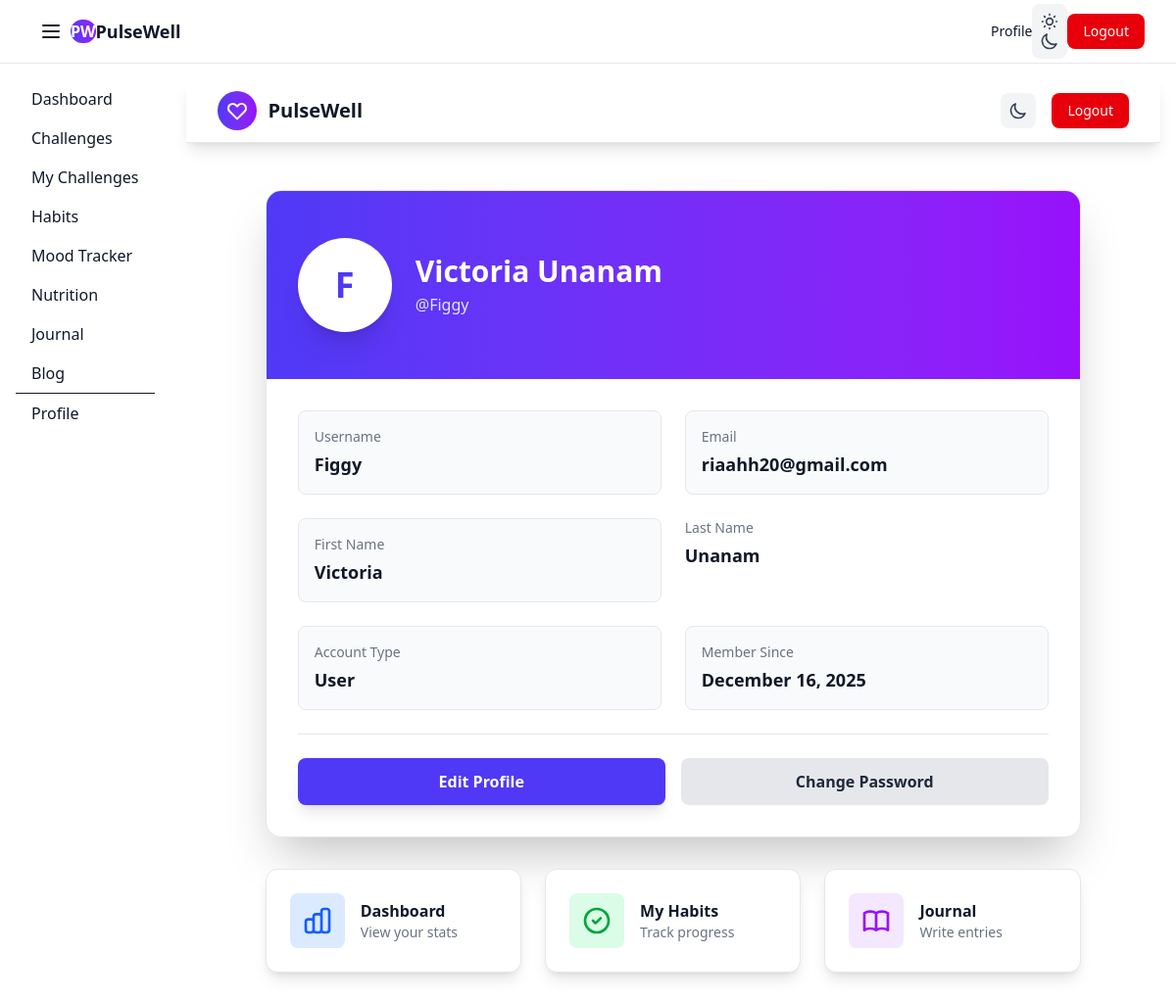
The app's page /account/profile/ (signed in) with its own data.
### account/models.py (models this page shows)
class CustomUser(AbstractUser):
    is_admin = models.BooleanField(default=False)
    is_user = models.BooleanField(default=True)

### account/views.py (the view)
# urls.py: path('profile/', views.profile_view, name='profile'),
@login_required
def profile_view(request):
    return render(request, 'accounts/profile.html', {'user': request.user})

### templates/accounts/profile.html (shortened to what this page needs)
{% extends 'base.html' %}
{% load static %}
{% block content %}
<div class="min-h-screen bg-emerald-950 dark:bg-gray-900">
    <nav class="bg-white dark:bg-gray-800 shadow-lg border-b border-gray-200 dark:border-gray-700">
        <div class="max-w-7xl mx-auto px-4 sm:px-6 lg:px-8">
            <div class="flex justify-between h-16">
                <div class="flex items-center">
                    <div class="flex-shrink-0 flex items-center">
                        <div class="h-10 w-10 bg-gradient-to-r from-indigo-600 to-purple-600 rounded-full flex items-center justify-center">
                            <svg class="h-6 w-6 text-white" fill="none" stroke="currentColor" viewBox="0 0 24 24">
                                <path stroke-linecap="round" stroke-linejoin="round" stroke-width="2" d="M4.318 6.318a4.5 4.5 0 000 6.364L12 20.364l7.682-7.682a4.5 4.5 0 00-6.364-6.364L12 7.636l-1.318-1.318a4.5 4.5 0 00-6.364 0z"></path>
                            </svg>
                        </div>
                        <span class="ml-3 text-xl font-bold text-gray-900 dark:text-white">PulseWell</span>
                    </div>
                </div>
                <div class="flex items-center space-x-4">
                    <button onclick="toggleTheme()" class="p-2 rounded-lg bg-gray-100 dark:bg-gray-700 hover:bg-gray-200 dark:hover:bg-gray-600 transition duration-200">
                        <svg class="h-5 w-5 text-gray-700 dark:text-gray-300" fill="none" stroke="currentColor" viewBox="0 0 24 24">
                            <path stroke-linecap="round" stroke-linejoin="round" stroke-width="2" d="M20.354 15.354A9 9 0 018.646 3.646 9.003 9.003 0 0012 21a9.003 9.003 0 008.354-5.646z"></path>
                        </svg>
                    </button>
                    <a href="{% url 'account:logout' %}" class="px-4 py-2 text-sm font-medium text-white bg-red-600 hover:bg-red-700 rounded-lg transition duration-200">
                        Logout
                    </a>
                </div>
            </div>
        </div>
    </nav>
    <div class="max-w-4xl mx-auto py-12 px-4 sm:px-6 lg:px-8">
        <div class="bg-white dark:bg-gray-800 rounded-2xl shadow-2xl overflow-hidden border border-gray-200 dark:border-gray-700">
            <div class="bg-gradient-to-r from-indigo-600 to-purple-600 px-8 py-12">
                <div class="flex items-center space-x-6">
                    <div class="h-24 w-24 rounded-full bg-white dark:bg-gray-800 flex items-center justify-center shadow-xl">
                        <span class="text-4xl font-bold text-indigo-600">{{ user.username|first|upper }}</span>
                    </div>
                    <div>
                        <h1 class="text-3xl font-bold text-white">
                            {% if user.first_name %}{{ user.first_name }} {{ user.last_name }}{% else %}{{ user.username }}{% endif %}
                        </h1>
                        <p class="text-indigo-100 mt-1">@{{ user.username }}</p>
                    </div>
                </div>
            </div>
            <div class="px-8 py-8 space-y-6">
                <div class="grid grid-cols-1 md:grid-cols-2 gap-6">
                    <div class="bg-gray-50 dark:bg-gray-900 rounded-lg p-4 border border-gray-200 dark:border-gray-700">
                        <label class="block text-sm font-medium text-gray-500 dark:text-gray-400 mb-1">Username</label>
                        <p class="text-lg font-semibold text-gray-900 dark:text-white">{{ user.username }}</p>
                    </div>
                    <div class="bg-gray-50 dark:bg-gray-900 rounded-lg p-4 border border-gray-200 dark:border-gray-700">
                        <label class="block text-sm font-medium text-gray-500 dark:text-gray-400 mb-1">Email</label>
                        <p class="text-lg font-semibold text-gray-900 dark:text-white">{{ user.email|default:"Not provided" }}</p>
                    </div>
                    <div class="bg-gray-50 dark:bg-gray-900 rounded-lg p-4 border border-gray-200 dark:border-gray-700">
                        <label class="block text-sm font-medium text-gray-500 dark:text-gray-400 mb-1">First Name</label>
                        <p class="text-lg font-semibold text-gray-900 dark:text-white">{{ user.first_name|default:"Not provided" }}</p>
                    </div>
                    <div hill="bg-gray-50 dark:bg-gray-900 rounded-lg p-4 border border-gray-200 dark:border-gray-700">
                        <label class="block text-sm font-medium text-gray-500 dark:text-gray-400 mb-1">Last Name</label>
                        <p class="text-lg font-semibold text-gray-900 dark:text-white">{{ user.last_name|default:"Not provided" }}</p>
                    </div>
                    <div class="bg-gray-50 dark:bg-gray-900 rounded-lg p-4 border border-gray-200 dark:border-gray-700">
                        <label class="block text-sm font-medium text-gray-500 dark:text-gray-400 mb-1">Account Type</label>
                        <p class="text-lg font-semibold text-gray-900 dark:text-white">
                            {% if user.is_admin %}Admin{% elif user.is_staff %}Staff{% else %}User{% endif %}
                        </p>
                    </div>
                    <div class="bg-gray-50 dark:bg-gray-900 rounded-lg p-4 border border-gray-200 dark:border-gray-700">
                        <label class="block text-sm font-medium text-gray-500 dark:text-gray-400 mb-1">Member Since</label>
                        <p class="text-lg font-semibold text-gray-900 dark:text-white">{{ user.date_joined|date:"F d, Y" }}</p>
                    </div>
                </div>
                <div class="flex space-x-4 pt-6 border-t border-gray-200 dark:border-gray-700">
                    <a href="#" class="flex-1 px-4 py-3 text-center bg-indigo-600 hover:bg-indigo-700 text-white font-semibold rounded-lg transition duration-200 shadow-lg">
                        Edit Profile
                    </a>
                    <a href="#" class="flex-1 px-4 py-3 text-center bg-gray-200 dark:bg-gray-700 hover:bg-gray-300 dark:hover:bg-gray-600 text-gray-800 dark:text-white font-semibold rounded-lg transition duration-200">
                        Change Password
                    </a>
                </div>
            </div>
        </div>
        <div class="mt-8 grid grid-cols-1 md:grid-cols-3 gap-6">
            <a href="#" class="bg-white dark:bg-gray-800 rounded-xl shadow-lg p-6 hover:shadow-xl transition duration-200 border border-gray-200 dark:border-gray-700">
                <div class="flex items-center space-x-4">
                    <div class="bg-blue-100 dark:bg-blue-900 rounded-lg p-3">
                    </div>
                    <div>
                        <h3 class="font-semibold text-gray-900 dark:text-white">Dashboard</h3>
                        <p class="text-sm text-gray-500 dark:text-gray-400">View your stats</p>
                    </div>
                </div>
            </a>
            <a href="#" class="bg-white dark:bg-gray-800 rounded-xl shadow-lg p-6 hover:shadow-xl transition duration-200 border border-gray-200 dark:border-gray-700">
                <div class="flex items-center space-x-4">
                    <div class="bg-green-100 dark:bg-green-900 rounded-lg p-3">
                        <svg class="h-8 w-8 text-green-600 dark:text-green-400" fill="none" stroke="currentColor" viewBox="0 0 24 24">
                            <path stroke-linecap="round" stroke-linejoin="round" stroke-width="2" d="M9 12l2 2 4-4m6 2a9 9 0 11-18 0 9 9 0 0118 0z"></path>
                        </svg>
                    </div>
                    <div>
                        <h3 class="font-semibold text-gray-900 dark:text-white">My Habits</h3>
                        <p class="text-sm text-gray-500 dark:text-gray-400">Track progress</p>
                    </div>
                </div>
            </a>
            <a href="#" class="bg-white dark:bg-gray-800 rounded-xl shadow-lg p-6 hover:shadow-xl transition duration-200 border border-gray-200 dark:border-gray-700">
                <div class="flex items-center space-x-4">
                    <div class="bg-purple-100 dark:bg-purple-900 rounded-lg p-3">
                    </div>
                    <div>
                        <h3 class="font-semibold text-gray-900 dark:text-white">Journal</h3>
                        <p class="text-sm text-gray-500 dark:text-gray-400">Write entries</p>
                    </div>
                </div>
            </a>
        </div>
    </div>
</div>
{% endblock %}

### records on screen
CustomUser: username|first "F", first_name "Victoria", last_name "Unanam", username "Figgy", email "riaahh20@gmail.com", date_joined "December 16, 2025"
